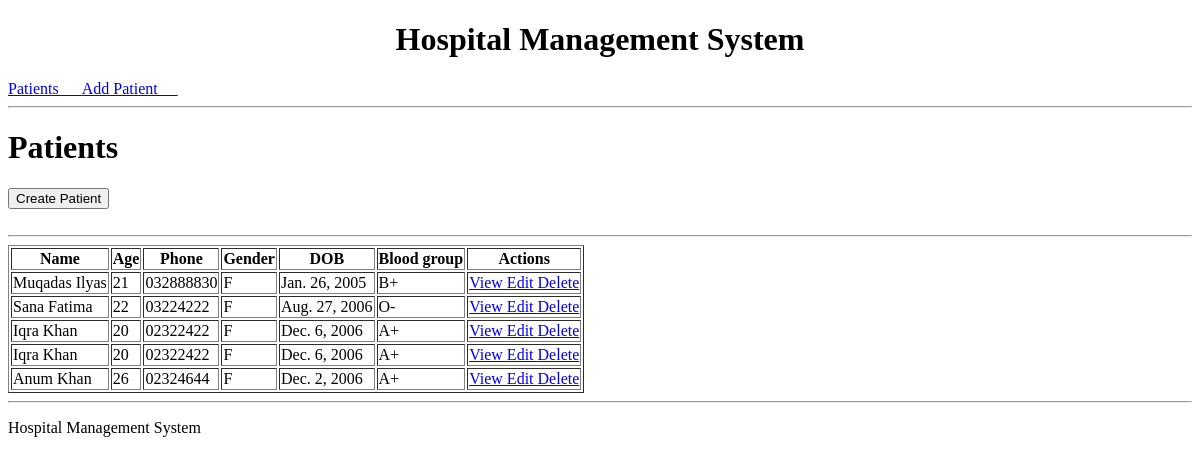
Page /patient/ on the earlier database version.
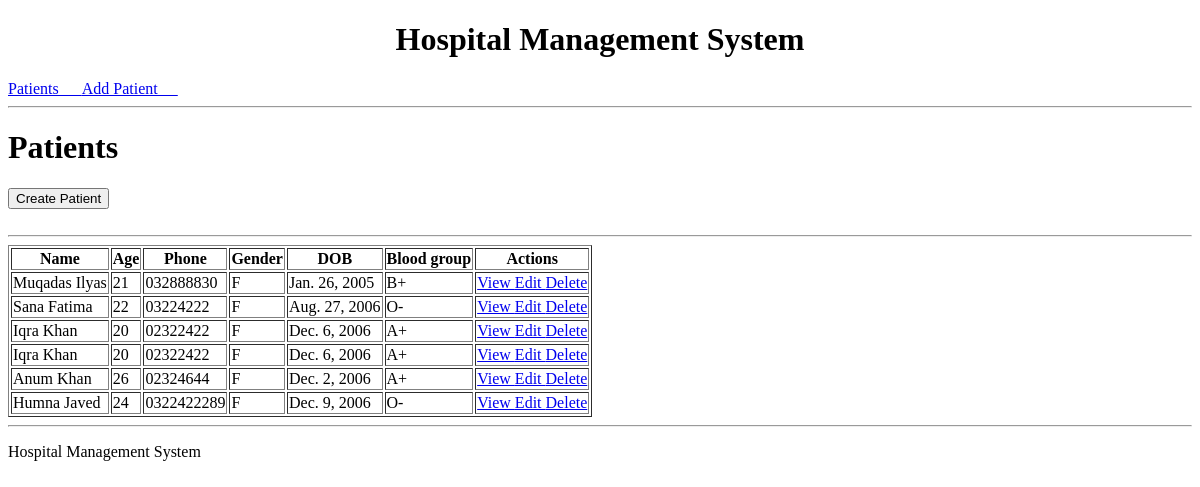
Same page on the later database version.
### patient/models.py (models this page shows, shortened)
class Patient(models.Model):
    id = models.AutoField(primary_key=True)
    first_name = models.CharField(max_length=100)
    last_name = models.CharField(max_length=100)
    age = models.IntegerField()
    gender_choices = {
        'M': 'Male',
        'F': 'Female',
    }
    gender = models.CharField(max_length=1, choices=gender_choices)
    blood_type = models.CharField(max_length=2)
    dob = models.DateField()
    phone = models.CharField(max_length=15)

### patient/views.py (the view)
# urls.py: path('', views.PatientListView.as_view(), name='patient'),
class PatientListView(ListView):
    model = Patient
    context_object_name = 'patients'
    template_name = 'patient/patient_list.html'

### patient/templates/patient/patient_list.html (shortened to what this page needs)
{% extends "base.html" %}
{% block content %}
<h1>Patients</h1>
<a href="{% url 'patient_create' %}">
    <button>Create Patient</button>
</a>
<br>
<br>
<hr>
<table border="1">
    <tr>
        <th>Name</th>
        <th>Age</th>
        <th>Phone</th>
        <th>Gender</th>
        <th>DOB</th>
        <th>Blood group</th>
        <th>Actions</th>
    </tr>
    {% for patient in patients %}
    <tr>
        <td>
            {{ patient.first_name }}
            {{ patient.last_name }}
        </td>
        <td>
            {{ patient.age }}
        </td>
        <td>
            {{ patient.phone }}
        </td>
        <td>
            {{patient.gender}}
        </td>
        <td>
            {{patient.dob}}
        </td>
        <td>
            {{patient.blood_type}}
        </td>
        <td>
            <a href="{% url 'patient_detail' patient.id %}">
                View
            </a>
            <a href="{% url 'patient_update' patient.id %}">
                Edit
            </a>
            <a href="{% url 'patient_delete' patient.id %}">
                Delete
            </a>
        </td>
    </tr>
    {% endfor %}
</table>
{% endblock %}

Differences in the rows shown:
added Patient: first_name "Humna", last_name "Javed", age "24", phone "0322422289", gender "F", dob "Dec. 9, 2006", blood_type "O-"
